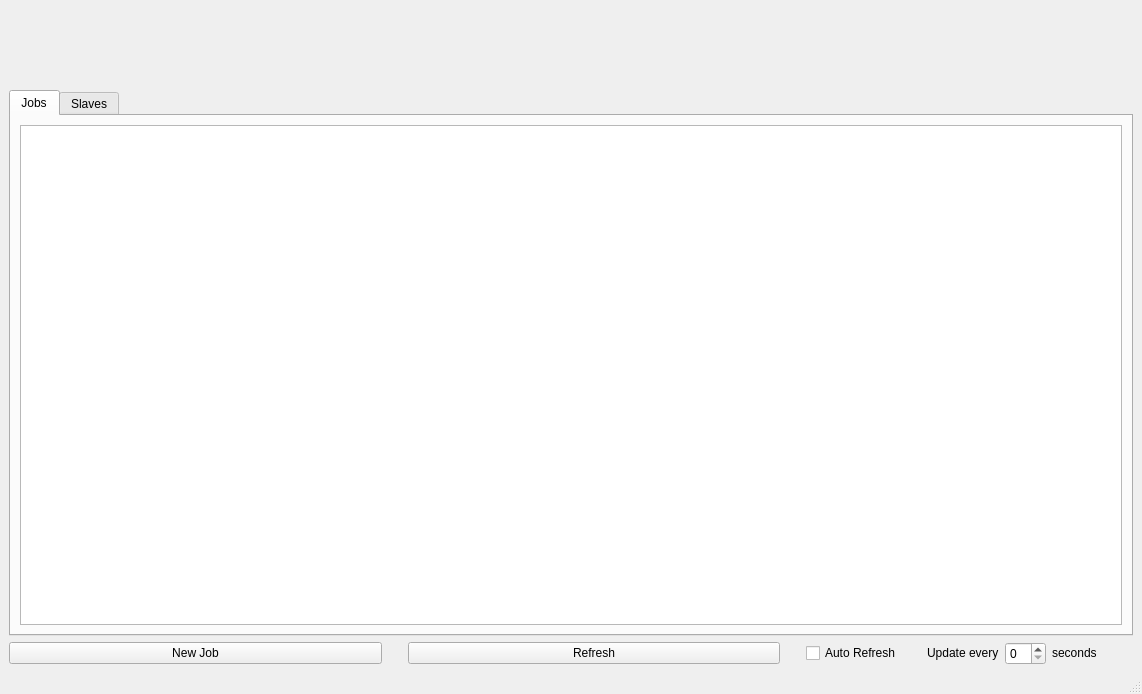
<?xml version="1.0" encoding="UTF-8"?>
<ui version="4.0">
 <class>MainWindow</class>
 <widget class="QMainWindow" name="MainWindow">
  <property name="geometry">
   <rect>
    <x>0</x>
    <y>0</y>
    <width>1142</width>
    <height>694</height>
   </rect>
  </property>
  <property name="windowTitle">
   <string>MainWindow</string>
  </property>
  <widget class="QWidget" name="centralwidget">
   <layout class="QGridLayout" name="gridLayout_4">
    <item row="0" column="0">
     <widget class="QLabel" name="LB_header">
      <property name="sizePolicy">
       <sizepolicy hsizetype="Preferred" vsizetype="Fixed">
        <horstretch>0</horstretch>
        <verstretch>0</verstretch>
       </sizepolicy>
      </property>
      <property name="maximumSize">
       <size>
        <width>16777215</width>
        <height>75</height>
       </size>
      </property>
      <property name="text">
       <string/>
      </property>
     </widget>
    </item>
    <item row="1" column="0">
     <widget class="QSplitter" name="ST_main_">
      <property name="orientation">
       <enum>Qt::Horizontal</enum>
      </property>
      <widget class="QTabWidget" name="TW_main">
       <property name="enabled">
        <bool>true</bool>
       </property>
       <property name="sizePolicy">
        <sizepolicy hsizetype="Ignored" vsizetype="Ignored">
         <horstretch>0</horstretch>
         <verstretch>0</verstretch>
        </sizepolicy>
       </property>
       <property name="currentIndex">
        <number>0</number>
       </property>
       <widget class="QWidget" name="QW_job">
        <attribute name="title">
         <string>Jobs</string>
        </attribute>
        <layout class="QGridLayout" name="gridLayout">
         <item row="0" column="0">
          <widget class="QTableWidget" name="TW_job">
           <property name="autoFillBackground">
            <bool>false</bool>
           </property>
           <property name="alternatingRowColors">
            <bool>true</bool>
           </property>
           <property name="sortingEnabled">
            <bool>true</bool>
           </property>
           <attribute name="horizontalHeaderStretchLastSection">
            <bool>true</bool>
           </attribute>
           <attribute name="verticalHeaderCascadingSectionResizes">
            <bool>true</bool>
           </attribute>
           <attribute name="verticalHeaderStretchLastSection">
            <bool>false</bool>
           </attribute>
          </widget>
         </item>
        </layout>
       </widget>
       <widget class="QWidget" name="QW_node">
        <attribute name="title">
         <string>Slaves</string>
        </attribute>
        <layout class="QGridLayout" name="gridLayout_2">
         <item row="0" column="0">
          <widget class="QTableWidget" name="TW_node">
           <property name="sortingEnabled">
            <bool>true</bool>
           </property>
           <attribute name="horizontalHeaderStretchLastSection">
            <bool>true</bool>
           </attribute>
           <attribute name="verticalHeaderCascadingSectionResizes">
            <bool>true</bool>
           </attribute>
           <attribute name="verticalHeaderStretchLastSection">
            <bool>false</bool>
           </attribute>
          </widget>
         </item>
        </layout>
       </widget>
      </widget>
     </widget>
    </item>
    <item row="2" column="0">
     <layout class="QHBoxLayout" name="horizontalLayout_3">
      <item>
       <layout class="QHBoxLayout" name="horizontalLayout_2">
        <item>
         <widget class="QPushButton" name="NewJobButton">
          <property name="text">
           <string>New Job</string>
          </property>
         </widget>
        </item>
        <item>
         <spacer name="horizontalSpacer">
          <property name="orientation">
           <enum>Qt::Horizontal</enum>
          </property>
          <property name="sizeType">
           <enum>QSizePolicy::Fixed</enum>
          </property>
          <property name="sizeHint" stdset="0">
           <size>
            <width>20</width>
            <height>20</height>
           </size>
          </property>
         </spacer>
        </item>
        <item>
         <widget class="QPushButton" name="PB_refresh">
          <property name="text">
           <string>Refresh</string>
          </property>
          <property name="default">
           <bool>false</bool>
          </property>
          <property name="flat">
           <bool>false</bool>
          </property>
         </widget>
        </item>
        <item>
         <spacer name="horizontalSpacer_2">
          <property name="orientation">
           <enum>Qt::Horizontal</enum>
          </property>
          <property name="sizeType">
           <enum>QSizePolicy::Fixed</enum>
          </property>
          <property name="sizeHint" stdset="0">
           <size>
            <width>20</width>
            <height>20</height>
           </size>
          </property>
         </spacer>
        </item>
        <item>
         <widget class="QCheckBox" name="CB_auto_refresh">
          <property name="sizePolicy">
           <sizepolicy hsizetype="Fixed" vsizetype="Fixed">
            <horstretch>0</horstretch>
            <verstretch>0</verstretch>
           </sizepolicy>
          </property>
          <property name="text">
           <string>Auto Refresh</string>
          </property>
         </widget>
        </item>
        <item>
         <spacer name="horizontalSpacer_3">
          <property name="orientation">
           <enum>Qt::Horizontal</enum>
          </property>
          <property name="sizeType">
           <enum>QSizePolicy::Fixed</enum>
          </property>
          <property name="sizeHint" stdset="0">
           <size>
            <width>20</width>
            <height>20</height>
           </size>
          </property>
         </spacer>
        </item>
        <item>
         <widget class="QLabel" name="label">
          <property name="sizePolicy">
           <sizepolicy hsizetype="Fixed" vsizetype="Fixed">
            <horstretch>0</horstretch>
            <verstretch>0</verstretch>
           </sizepolicy>
          </property>
          <property name="text">
           <string>Update every</string>
          </property>
         </widget>
        </item>
        <item>
         <widget class="QSpinBox" name="SB_refresh_time">
          <property name="sizePolicy">
           <sizepolicy hsizetype="Fixed" vsizetype="Fixed">
            <horstretch>0</horstretch>
            <verstretch>0</verstretch>
           </sizepolicy>
          </property>
         </widget>
        </item>
        <item>
         <widget class="QLabel" name="label_2">
          <property name="sizePolicy">
           <sizepolicy hsizetype="Fixed" vsizetype="Fixed">
            <horstretch>0</horstretch>
            <verstretch>0</verstretch>
           </sizepolicy>
          </property>
          <property name="minimumSize">
           <size>
            <width>81</width>
            <height>0</height>
           </size>
          </property>
          <property name="layoutDirection">
           <enum>Qt::LeftToRight</enum>
          </property>
          <property name="autoFillBackground">
           <bool>false</bool>
          </property>
          <property name="text">
           <string>seconds</string>
          </property>
         </widget>
        </item>
       </layout>
      </item>
     </layout>
    </item>
   </layout>
  </widget>
  <widget class="QMenuBar" name="menubar">
   <property name="geometry">
    <rect>
     <x>0</x>
     <y>0</y>
     <width>1142</width>
     <height>22</height>
    </rect>
   </property>
  </widget>
  <widget class="QStatusBar" name="statusbar">
   <property name="sizePolicy">
    <sizepolicy hsizetype="MinimumExpanding" vsizetype="Preferred">
     <horstretch>0</horstretch>
     <verstretch>0</verstretch>
    </sizepolicy>
   </property>
   <property name="minimumSize">
    <size>
     <width>50</width>
     <height>20</height>
    </size>
   </property>
   <property name="baseSize">
    <size>
     <width>0</width>
     <height>0</height>
    </size>
   </property>
   <property name="sizeGripEnabled">
    <bool>true</bool>
   </property>
  </widget>
 </widget>
 <resources/>
 <connections/>
</ui>
